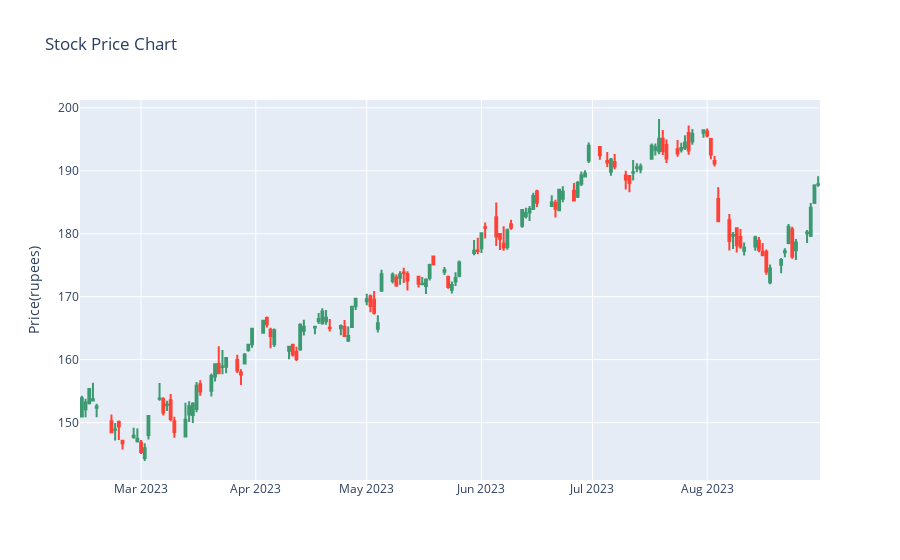

Source (notebook cell):
### Code cell
# Making a Candlestick graph
fig = go.Figure(data=[go.Candlestick(x=df['date'],
                                     open= df['Open'],
                                     high = df['High'],
                                     low = df['Low'],
                                     close = df['Close'])])
# Updating the layout
fig.update_layout(
    title = 'Stock Price Chart',
    yaxis_title = 'Price(rupees)',
    xaxis_rangeslider_visible = False
)


fig.show()

### Figure 1 — Plotly figure (JSON) as saved in the notebook; plotly's stock layout.template omitted (floating-point values rounded to 4 significant figures; data arrays with more than 128 entries replaced by an {"elided": "..."} marker saying what was removed)
{"data": [{"close": {"elided": "139 float values"}, "high": {"elided": "139 float values"}, "low": {"elided": "139 float values"}, "open": {"elided": "139 float values"}, "type": "candlestick", "x": {"elided": "139 str values"}}], "layout": {"title": {"text": "Stock Price Chart"}, "xaxis": {"rangeslider": {"visible": false}}, "yaxis": {"title": {"text": "Price(rupees)"}}}}
